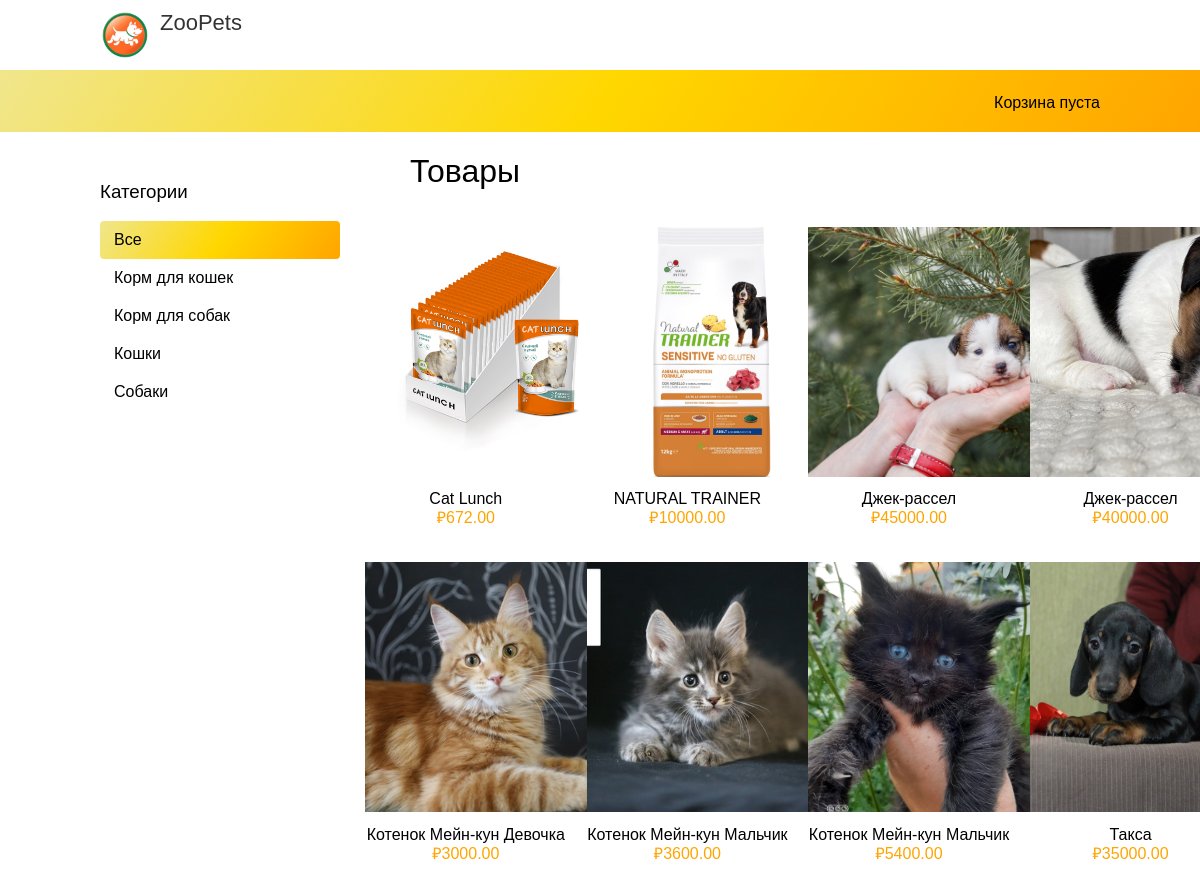
The page / on the database its author committed.
### shop/models.py (models this page shows, shortened)
class Category(models.Model):
    name = models.CharField(max_length=200, db_index=True)
    slug = models.SlugField(max_length=200, db_index=True, unique=True)
    class Meta:
        ordering = ('name',)
        verbose_name = 'Категория'
        verbose_name_plural = 'Категории'
    def get_absolute_url(self):
            return reverse('shop:product_list_by_category',
                           args=[self.slug])

class Product(models.Model):
    category = models.ForeignKey(Category, related_name='products', blank=True,default=None,null=True, on_delete=models.SET_DEFAULT )
    name = models.CharField(max_length=200, db_index=True)
    slug = models.SlugField(max_length=200, db_index=True)
    image = models.ImageField(upload_to='products/%Y/%m/%d', blank=True)
    description = models.TextField(blank=True)
    price = models.DecimalField(max_digits=10, decimal_places=2)
    stock = models.PositiveIntegerField()
    available = models.BooleanField(default=True)
    created = models.DateTimeField(auto_now_add=True)
    updated = models.DateTimeField(auto_now=True)
    class Meta:
        ordering = ('name',)
        index_together = (('id', 'slug'),)
    def get_absolute_url(self):
            return reverse('shop:product_detail',
                           args=[self.id, self.slug])

### shop/views.py (the view)
# urls.py: path('', views.product_list, name='product_list'),
def product_list(request, category_slug=None):
    category = None
    categories = Category.objects.all()
    products = Product.objects.filter(available=True)
    if category_slug:
        language = request.LANGUAGE_CODE
        category = get_object_or_404(Category, slug=category_slug)
        products = products.filter(category=category)
    return render(request,
                  'shop/product/list.html',
                  {'category': category,
                   'categories': categories,
                   'products': products})

### cart/cart.py (called while the page is built)
    def __len__(self):
        return sum(item['quantity'] for item in self.cart.values())

### cart/context_processors.py (called while the page is built)
def cart(request):
    return {'cart': Cart(request)}

### shop/templates/shop/product/list.html (shortened to what this page needs)
{% extends "shop/base.html" %}
{% load i18n %}
{% load static %}
{% block content %}
  <div id="sidebar">
    <h3>{% trans "Категории" %}</h3>
    <ul>
      <li {% if not category %}class="selected"{% endif %}>
        <a href="{% url "shop:product_list" %}">{% trans "Все" %}</a>
      </li>
      {% for c in categories %}
        <li {% if category.slug == c.slug %}class="selected"{% endif %}>
          <a href="{{ c.get_absolute_url }}">{{ c.name }}</a>
        </li>
      {% endfor %}
    </ul>
  </div>
  <div id="main" class="product-list">
    <h1>{% if category %}{{ category.name }}{% else %}{% trans "Товары" %}{% endif %}</h1>
    {% for product in products %}
      <div class="item">
        <a href="{{ product.get_absolute_url }}">
          <img src="{% if product.image %}{{ product.image.url }}{% else %}{% static "img/no_image.png" %}{% endif %}">
        </a>
        <a href="{{ product.get_absolute_url }}">{{ product.name }}</a><br>
        &#8381;{{ product.price }}
      </div>
    {% endfor %}
  </div>
{% endblock %}

### shop/templates/shop/base.html (shortened to what this page needs)
{% load i18n %}
{% load static %}
<!DOCTYPE html>
<html>
<head>
  <link href="{% static "css/base.css" %}" rel="stylesheet">
</head>
<body>
  <div id="header">
	  	<div class = "cards">
			<img  class="logo" src="{{ STATIC_URL}}/static/logo/img.jpg" style="width: 50px; height: 50px;"></a>
	</div>
    <a href="/" class="logo">{% trans "ZooPets" %}</a>
    </div>
  <div id="subheader">
    <div class="cart">
      {% with total_items=cart|length %}
          {% if cart|length > 0 %}
            {% trans "Корзина" %}
            <a href="{% url "cart:cart_detail" %}">
              {% blocktrans with total_items_plural=total_items|pluralize  total_price=cart.get_total_price %}
                {{ total_items }} item{{ total_items_plural }},
                &#8381;{{ total_price }}
              {% endblocktrans %}
            </a>
          {% else %}
            {% trans "Корзина пуста" %}
          {% endif %}
        {% endwith %}
    </div>
  </div>
  <div id="content">
    {% block content %}
    {% endblock %}
  </div>
</body>
</html>

### shop/static/css/base.css (style rules this page uses)
body { margin:0; padding:0; font-family:helvetica, sans-serif; background: #ffffff; }
h1, h2, h3, h4, h5 , h6 { font-family: 'Teko', sans-serif; font-weight:normal; }
a { text-decoration:none; color:#000; }
#header { padding:10px 100px; font-size:18px; overflow:auto; }
#subheader { color:#444; padding:20px 100px; overflow:auto; background: linear-gradient( 124deg, #F0E68C, #FFD700, #FFA500); }
#header .logo { font-family: 'Teko', sans-serif; float:left; color:#333; font-size:22px; margin-right:1% }
#subheader .cart { float:right; padding-top:4px; color: #000000; }
#content { padding:0 100px; overflow:hidden; }
#content h1 { margin-right: 50px; margin-left: 50px; }
#sidebar { width:240px; padding:30px 20px 0 0; float:left; background:#FFFFFF; font-family: 'Teko', sans-serif; }
#sidebar ul { margin:0; padding:0; }
#sidebar ul li { margin:0; list-style:none; padding:10px 14px; }
#sidebar ul li a { display:block; }
#sidebar ul li.selected { border-radius:4px; font-family:helvetica, sans-serif; background: linear-gradient( 124deg, #F0E68C, #FFD700, #FFA500 ) }
#sidebar ul li.selected a { color:#000; font-family:helvetica, sans-serif; }
#main { float:left; width: 96%; margin-right:-220px; overflow:hidden; }
.product-list .item { width:21%; margin: 5px; padding:10px 10px 15px 0; float:left; text-align:center; line-height:1.2; color: #FFA500; font-family:helvetica, sans-serif; }
.product-list .item img { width:250px; height:250px; margin-bottom:8px; }
img { width: 100px; height: 100px; object-fit: cover; }
.cards { width:100%; height:100%; position: relative; transform-style:preserve-3d; transition:2s; }

### rows shown on the page
Category: name "Корм для кошек"
Category: name "Корм для собак"
Category: name "Кошки"
Category: name "Собаки"
Product: image (picture), name "Cat Lunch", price "672.00"
Product: image (picture), name "NATURAL TRAINER", price "10000.00"
Product: image (picture), name "Джек-рассел", price "45000.00"
Product: image (picture), name "Джек-рассел", price "40000.00"
Product: image (picture), name "Котенок Мейн-кун Девочка", price "3000.00"
Product: image (picture), name "Котенок Мейн-кун Мальчик", price "3600.00"
Product: image (picture), name "Котенок Мейн-кун Мальчик", price "5400.00"
Product: image (picture), name "Такса", price "35000.00"
